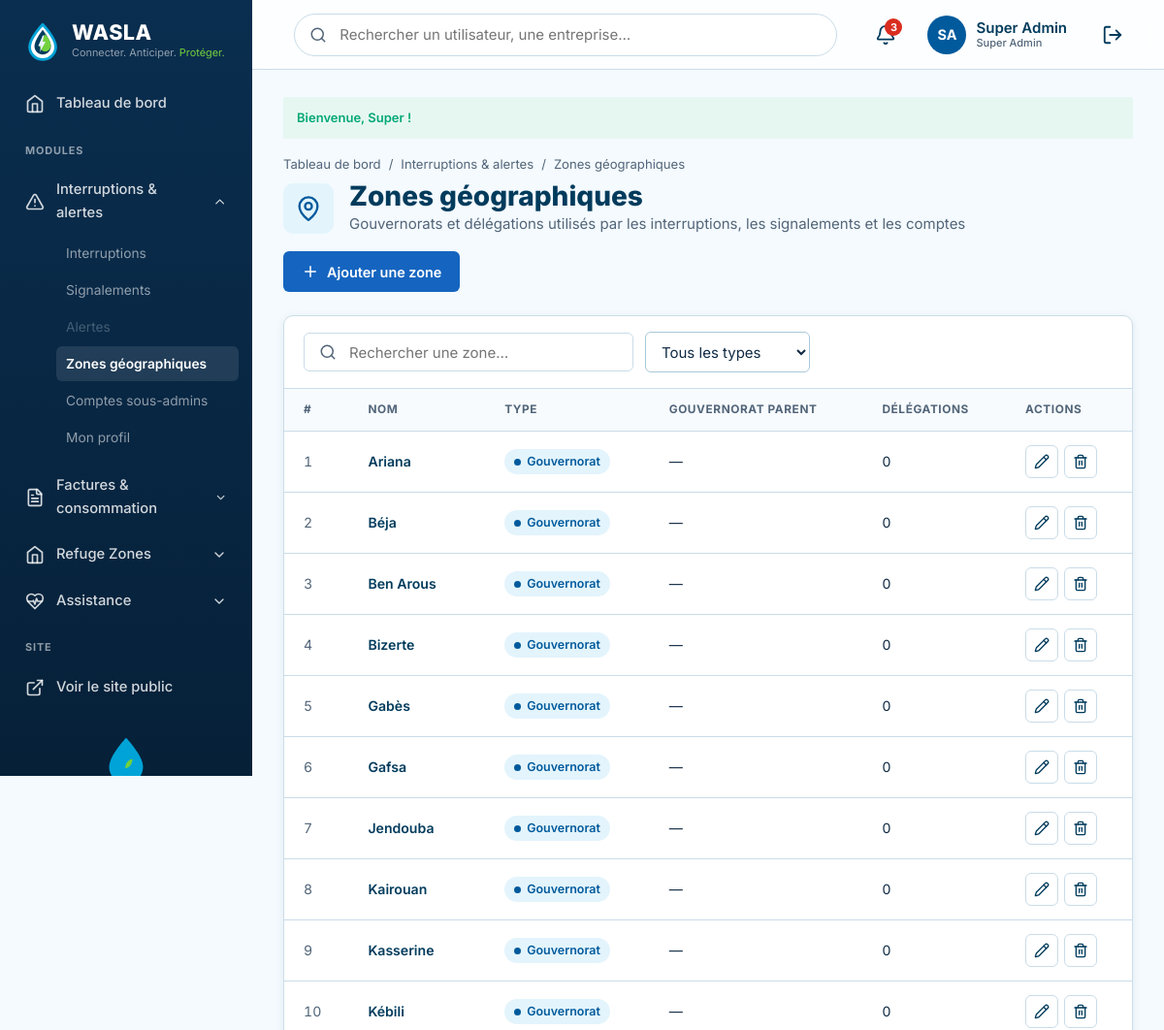
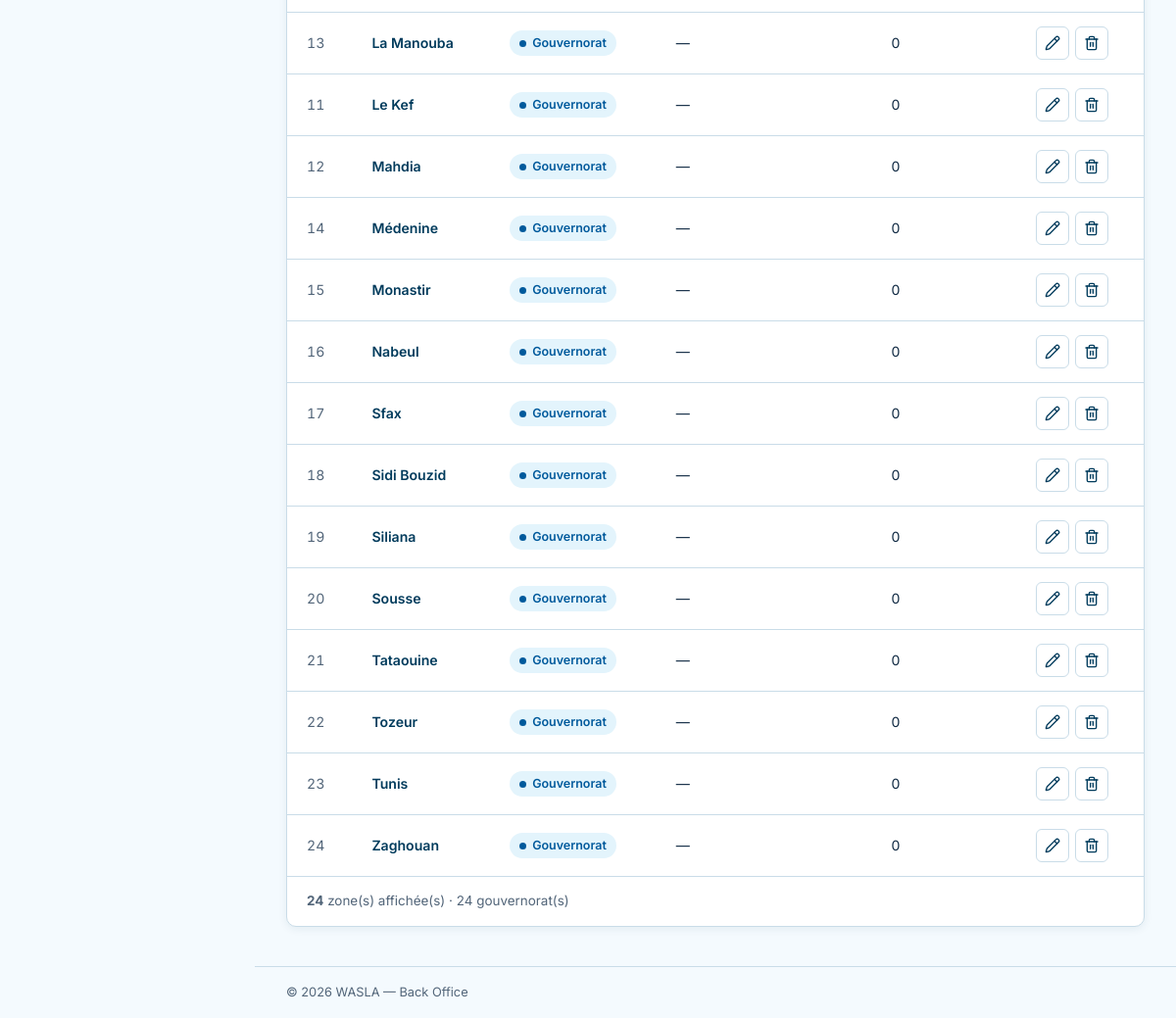
Screenshot of /index.php?action=admin-zones (signed in) with the database file from the repository (2 pictures, top to bottom).
### tables this page shows
CREATE TABLE IF NOT EXISTS utilisateur (
    id_utilisateur     INT          NOT NULL AUTO_INCREMENT,
    nom                VARCHAR(50)  NOT NULL,
    prenom             VARCHAR(50)  NOT NULL,
    email              VARCHAR(150) NOT NULL,
    telephone          VARCHAR(20)  NULL,
    mot_de_passe       VARCHAR(255) NOT NULL,
    role               ENUM('citoyen','admin','steg','sonede','entreprise','fournisseur')
                                    NOT NULL DEFAULT 'citoyen',
    statut_compte      ENUM('actif','suspendu') NOT NULL DEFAULT 'actif',
    id_zone            INT          NULL,
    adresse            VARCHAR(255) NULL,
     
    nom_organisation   VARCHAR(100) NULL,                  
    matricule_fiscal   VARCHAR(20)  NULL,                  
    secteur_activite   VARCHAR(60)  NULL,                  
    specialite         ENUM('electricien','plombier','maintenance','solaire','hydraulique') NULL,   
    description        TEXT         NULL,
    compte_verifie     TINYINT(1)   NOT NULL DEFAULT 0,    
    note_moyenne       DECIMAL(2,1) NULL,                  
    date_inscription   DATETIME     NOT NULL DEFAULT CURRENT_TIMESTAMP,
    derniere_connexion DATETIME     NULL,
    PRIMARY KEY (id_utilisateur),
    UNIQUE KEY uq_utilisateur_email (email),
    UNIQUE KEY uq_utilisateur_matricule (matricule_fiscal),
    KEY idx_utilisateur_role (role),
    KEY idx_utilisateur_specialite_zone (specialite, id_zone),
    CONSTRAINT chk_utilisateur_note CHECK (note_moyenne IS NULL OR (note_moyenne >= 0 AND note_moyenne <= 5)),
    CONSTRAINT fk_utilisateur_zone FOREIGN KEY (id_zone)
        REFERENCES zone (id_zone) ON DELETE SET NULL ON UPDATE CASCADE
);

CREATE TABLE IF NOT EXISTS zone (
    id_zone        INT          NOT NULL AUTO_INCREMENT,
    nom_zone       VARCHAR(100) NOT NULL,
    type_zone      ENUM('gouvernorat','delegation') NOT NULL DEFAULT 'gouvernorat',
    id_zone_parent INT          NULL,
    PRIMARY KEY (id_zone),
    UNIQUE KEY uq_zone_nom_parent (nom_zone, id_zone_parent),
    CONSTRAINT fk_zone_parent FOREIGN KEY (id_zone_parent)
        REFERENCES zone (id_zone) ON DELETE SET NULL ON UPDATE CASCADE
);

### views/backoffice/pages/interruptions/zones.php (the view, shortened to what the rows shown need)
<?php
$typeLabels = ['gouvernorat' => ['Gouvernorat', 'info'], 'delegation' => ['Délégation', 'muted']];
?>
        <div class="admin-page-head">
          <div>
            <div class="admin-page-head__title">
              <div>
                <h1>Zones géographiques</h1>
              </div>
            </div>
          </div>
        </div>
        <section class="admin-card">
          <div class="admin-table-wrap">
            <table class="admin-table" data-admin-table>
              <thead>
                <tr>
                  <th scope="col">#</th>
                  <th scope="col">Nom</th>
                  <th scope="col">Type</th>
                  <th scope="col">Gouvernorat parent</th>
                  <th scope="col">Délégations</th>
                  <th scope="col">Actions</th>
                </tr>
              </thead>
              <tbody>
<?php foreach ($zones as $row):
        $z = $row['zone'];
        [$typeLabel, $typeClass] = $typeLabels[$z->getTypeZone()] ?? [$z->getTypeZone(), 'muted']; ?>
                <tr data-type="<?= e($z->getTypeZone()) ?>">
                  <td class="admin-table__id"><?= $z->getIdZone() ?></td>
                  <td class="admin-table__main"><?= e($z->getNomZone()) ?></td>
                  <td><span class="admin-badge admin-badge--<?= $typeClass ?>"><?= e($typeLabel) ?></span></td>
                  <td><?= e($row['parent'] ?? '—') ?></td>
                  <td><?= $z->getTypeZone() === 'gouvernorat' ? $row['delegations'] : '—' ?></td>
                  <td><div class="admin-actions">
                    <a class="admin-action" href="<?= url('admin-zone-form', ['id' => $z->getIdZone()]) ?>" aria-label="Modifier"><span data-icon="pencil"></span></a>
                    <form method="post" action="<?= url('admin-zone-supprimer') ?>" data-confirm="Supprimer cette zone ? La suppression est refusée si la zone est encore utilisée." style="display:contents;">
                      <button class="admin-action admin-action--danger" type="submit" aria-label="Supprimer"><span data-icon="trash"></span></button>
                    </form>
                  </div></td>
                </tr>
<?php endforeach; ?>
              </tbody>
            </table>
          </div>
        </section>
<?php
require __DIR__ . '/../../layout.php';

### views/backoffice/partials/header.php (shortened to what the rows shown need)
      <header class="admin-topbar">
        <div class="admin-topbar__actions">
<?php $adminUser = AuthController::currentUser(); ?>
          <a class="admin-profile" href="<?= url(profilRoute($adminUser) ?? 'mon-compte') ?>" aria-label="Mon compte">
            <span class="admin-avatar"><?= e(initials($adminUser)) ?></span>
            <span class="admin-profile__name"><?= e($adminUser->getPrenom() . ' ' . $adminUser->getNom()) ?><small class="admin-profile__role"><?= e(roleLabel($adminUser->getRole())) ?></small></span>
          </a>
        </div>
      </header>

### rows the page displays
utilisateur: initials($adminUser) "SA", $adminUser->getPrenom() . ' ' . $adminUser->getNom() "Super Admin", role "Super Admin"
zone: id_zone "1", nom_zone "Ariana"
zone: id_zone "2", nom_zone "Béja"
zone: id_zone "3", nom_zone "Ben Arous"
zone: id_zone "4", nom_zone "Bizerte"
zone: id_zone "5", nom_zone "Gabès"
zone: id_zone "6", nom_zone "Gafsa"
zone: id_zone "7", nom_zone "Jendouba"
zone: id_zone "8", nom_zone "Kairouan"
zone: id_zone "9", nom_zone "Kasserine"
zone: id_zone "10", nom_zone "Kébili"
zone: id_zone "13", nom_zone "La Manouba"
zone: id_zone "11", nom_zone "Le Kef"
zone: id_zone "12", nom_zone "Mahdia"
zone: id_zone "14", nom_zone "Médenine"
zone: id_zone "15", nom_zone "Monastir"
zone: id_zone "16", nom_zone "Nabeul"
zone: id_zone "17", nom_zone "Sfax"
zone: id_zone "18", nom_zone "Sidi Bouzid"
zone: id_zone "19", nom_zone "Siliana"
zone: id_zone "20", nom_zone "Sousse"
zone: id_zone "21", nom_zone "Tataouine"
zone: id_zone "22", nom_zone "Tozeur"
zone: id_zone "23", nom_zone "Tunis"
zone: id_zone "24", nom_zone "Zaghouan"

### other values shown
$group['label'] "Interruptions & alertes"
$label "Interruptions"
$label "Signalements"
$label "Alertes"
$label "Zones géographiques"
$label "Comptes sous-admins"
$label "Mon profil"
$group['label'] "Factures & consommation"
$group['label'] "Refuge Zones"
$group['label'] "Assistance"
$flash['message'] "Bienvenue, Super !"
$typeLabel "Gouvernorat"
$row['parent'] "—"
$row['delegations'] "0"
count($zones) "24"
